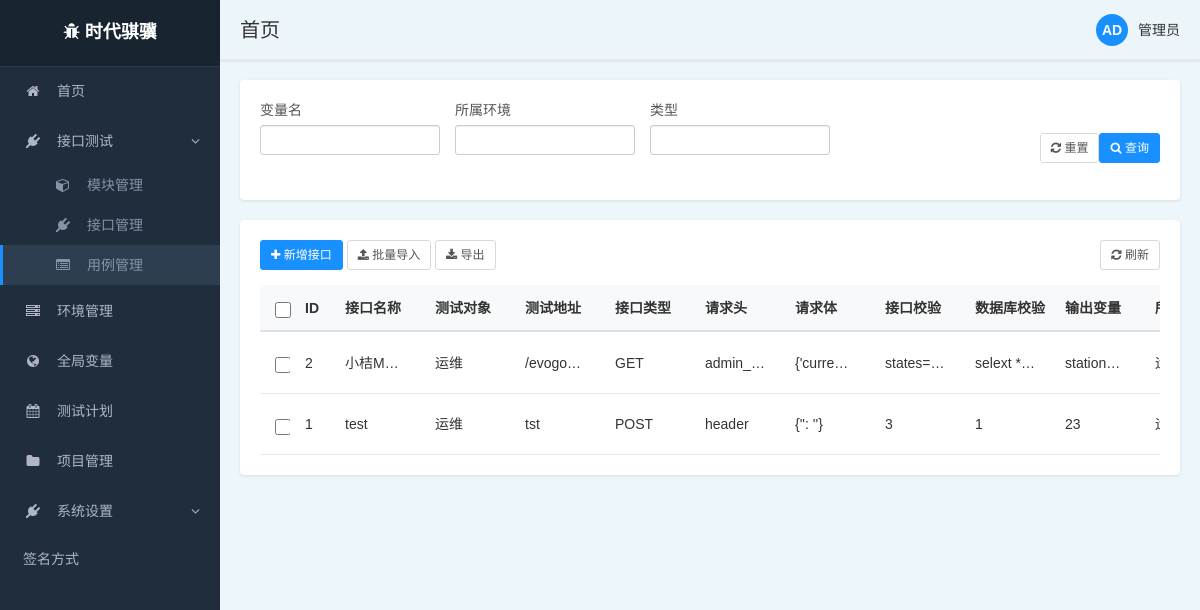
Page /front/interface/list/ on the committed database.
### front/models.py (models this page shows)
class interface(models.Model):
    interface_name = models.CharField(max_length=50)
    url = models.CharField(max_length=200)
    method_choices = (
        ('GET', 'GET'),
        ('POST', 'POST'),
        ('PUT', 'PUT'),
        ('DELETE', 'DELETE'),
    )
    method = models.CharField(max_length=10, choices=method_choices)
    header = models.CharField(verbose_name='请求头',max_length=50)
    project = models.ForeignKey(
        project,
        on_delete=models.CASCADE,
        related_name='interfaces',
        verbose_name='所属项目'
    )
    body = models.JSONField(verbose_name='请求参数', blank=True, null=True, default=dict)
    test_object = models.CharField(verbose_name='测试对象', max_length=100)
    check_interface = models.CharField(verbose_name='校验接口', blank=True, null=True, max_length=50)
    check_db = models.CharField(verbose_name='校验数据库', blank=True, null=True)
    export_variable = models.CharField(verbose_name='输出变量', blank=True, null=True, max_length=50)
    created_at = models.DateTimeField(auto_now_add=True, verbose_name='创建时间')
    updated_at = models.DateTimeField(auto_now=True, verbose_name='更新时间')
    class Meta:
        db_table = 'interface'  # 明确指定表名
        verbose_name = '接口管理'
        verbose_name_plural = '接口管理'
        ordering = ['-created_at']

### front/views.py (the view)
# urls.py: path('interface/list/', views.interface_list),
def interface_list(request):
    interface_querylist = models.interface.objects.filter()
    evn_list = models.evn_config.objects.values_list("test_object_config", flat=True)
    type_list = models.interface.method_choices
    header_list = models.variable.objects.values_list("key", flat=True).filter(var_type="header")
    project_list = models.project.objects.all()
    content = {
        "interface_querylist": interface_querylist,
        "test_object_list": evn_list,
        "type_list": type_list,
        "header_list": header_list,
        "project_list": project_list
    }
    return render(request, 'project/interface.html', content)

### templates/project/interface.html (shortened to what this page needs)
{% extends "../base1.html" %}
{% block body %}
        <div class="filter-panel">
            <div class="filter-row">
                <div class="filter-item ">
                    <div>
                        <label for="variable-name">变量名</label>
                    </div>
                    <div>
                        <input id="variable-name" class="form-control input-sm">
                    </div>
                </div>
                <div class="filter-item">
                    <label for="project">所属环境</label>
                    <input id="env-name" class="form-control input-sm">
                </div>
                <div class="filter-item">
                    <label for="project">类型</label>
                    <input id="variable-type" class="form-control input-sm">
                </div>
            </div>
            <div class="filter-actions">
                <button type="button" class="btn btn-default btn-sm btn-outline">
                    <i class="fa fa-refresh"></i> 重置
                </button>
                <button type="button" class="btn btn-primary btn-sm">
                    <i class="fa fa-search"></i> 查询
                </button>
            </div>
        </div>
        <div class="main-panel">
        <div class="table-actions">
            <div>
                <button type="button" class="btn btn-primary btn-sm" id="add-interface-btn">
                    <i class="fa fa-plus"></i> 新增接口
                </button>
                <button type="button" class="btn btn-default btn-sm btn-outline">
                    <i class="fa fa-upload"></i> 批量导入
                </button>
                <button type="button" class="btn btn-default btn-sm btn-outline">
                    <i class="fa fa-download"></i> 导出
                </button>
            </div>
            <div>
                <button type="button" class="btn btn-default btn-sm btn-outline">
                    <i class="fa fa-refresh"></i> 刷新
                </button>
            </div>
        </div>
            <div class="table-container">
            <table class="data-table">
                <thead>
                <tr>
                    <th class="select-column">
                        <input type="checkbox" id="select-all" class="select-checkbox">
                    </th>
                    <th>ID</th>
                    <th >接口名称</th>
                    <th >测试对象</th>
                    <th >测试地址</th>
                    <th >接口类型</th>
                    <th>请求头</th>
                    <th >请求体</th>
                    <th>接口校验</th>
                    <th>数据库校验</th>
                    <th>输出变量</th>
                    <th>所属项目</th>
                </tr>
                </thead>
                <tbody>
                {% for var in interface_querylist %}
                    <tr>
                        <td class="select-column">
                            <input type="checkbox" class="select-checkbox case-select" data-id="{{ var.id }}">
                        </td>
                        <td>{{ var.id }}</td>
                        <td>{{ var.interface_name }}</td>
                        <td>{{ var.test_object }}</td>
                        <td>{{ var.url }}</td>
                        <td>{{ var.get_method_display }}</td>
                        <td>{{ var.header }}</td>
                        <td>{{ var.body }}</td>
                        <td>{{ var.check_interface }}</td>
                        <td>{{ var.check_db }}</td>
                        <td>{{ var.export_variable }}</td>
                        <td>{{ var.project.prj_name }}</td>
                    </tr>
                {% endfor %}
                </tbody>
            </table>
            </div>
{% endblock %}

### static/css/base1.css (style rules this page uses)
:root { --primary-color: #1890ff; --sidebar-bg: #1f2d3d; --sidebar-hover: #2c3e50; --header-bg: #f8f9fa; --card-bg: #ffffff; }
body { font-family: "Helvetica Neue", Helvetica, Arial, sans-serif; font-size: 14px; background-color: #f0f2f5; margin: 0; padding: 0; display: grid; grid-template-areas: "sidebar header" "sidebar main"; grid-template-columns: 220px 1fr; grid-template-rows: 60px 1fr; height: 100vh; overflow: hidden; }
.filter-panel { display:flex; background-color: var(--card-bg); padding: 20px; margin-bottom: 20px; border-radius: 4px; box-shadow: 0 1px 3px rgba(0, 0, 0, 0.1); justify-content: space-between; }
.filter-row { display: flex; flex-wrap: wrap; margin-bottom: 15px; }
.filter-item { margin-right: 15px; margin-bottom: 10px; min-width: 180px; }
.filter-item label { display: block; margin-bottom: 5px; font-weight: normal; color: #555; }
.filter-actions { display: flex; margin-top: 15px; align-items: center; }
.main-panel { background-color: var(--card-bg); padding: 20px; border-radius: 4px; box-shadow: 0 1px 3px rgba(0, 0, 0, 0.1); }
.data-table { width: 100%; border-collapse: collapse; overflow: hidden; white-space: nowrap; text-overflow: ellipsis; }
.data-table thead { background-color: #f8f9fa; }
.data-table th { padding: 12px 15px; text-align: left; border-bottom: 2px solid #e7eaec; font-weight: 600; color: #333; }
.data-table td { padding: 12px 15px; border-bottom: 1px solid #e7eaec; vertical-align: middle; }
.btn-primary { background-color: var(--primary-color); border-color: var(--primary-color); }
.btn-outline { background-color: transparent; border: 1px solid #d9d9d9; color: #555; }
.select-column { width: 10px; }
.select-checkbox { width: 16px; height: 16px; cursor: pointer; vertical-align: middle; }
.table-actions { display: flex; justify-content: space-between; align-items: center; margin-bottom: 15px; }

### templates/project/interface.html (style rules this page uses)
body { font-family: 'Microsoft YaHei', sans-serif; background-color: #f5f5f5; }
.table-container { max-width: 100%; width: 100%; overflow-x: auto; background: white; }
.data-table { width: 100%; table-layout: fixed; border-collapse: collapse; font-size: 14px; }
.data-table th { text-align: left; font-weight: 600; color: #333; border-bottom: 2px solid #dee2e6; }
.data-table th:nth-child(2), .data-table td:nth-child(2) { width: 40px; }
.data-table th:not(:first-child):not(:last-child):not(:nth-child(2)), .data-table td:not(:first-child):not(:last-child):not(:nth-child(2)) { width: 90px; }
.data-table td:not(:last-child) { overflow: hidden; white-space: nowrap; text-overflow: ellipsis; }

### rows in the picture
interface: id "2", interface_name "小桔M…", test_object "运维", url "/evogo…", method "GET", header "admin_…", body "{'curre…", check_interface "states=12", check_db "selext *…", export_variable "station…"
interface: id "1", interface_name "test", test_object "运维", url "tst", method "POST", header "header", body "{'': ''}", check_interface "3", check_db "1", export_variable "23"
